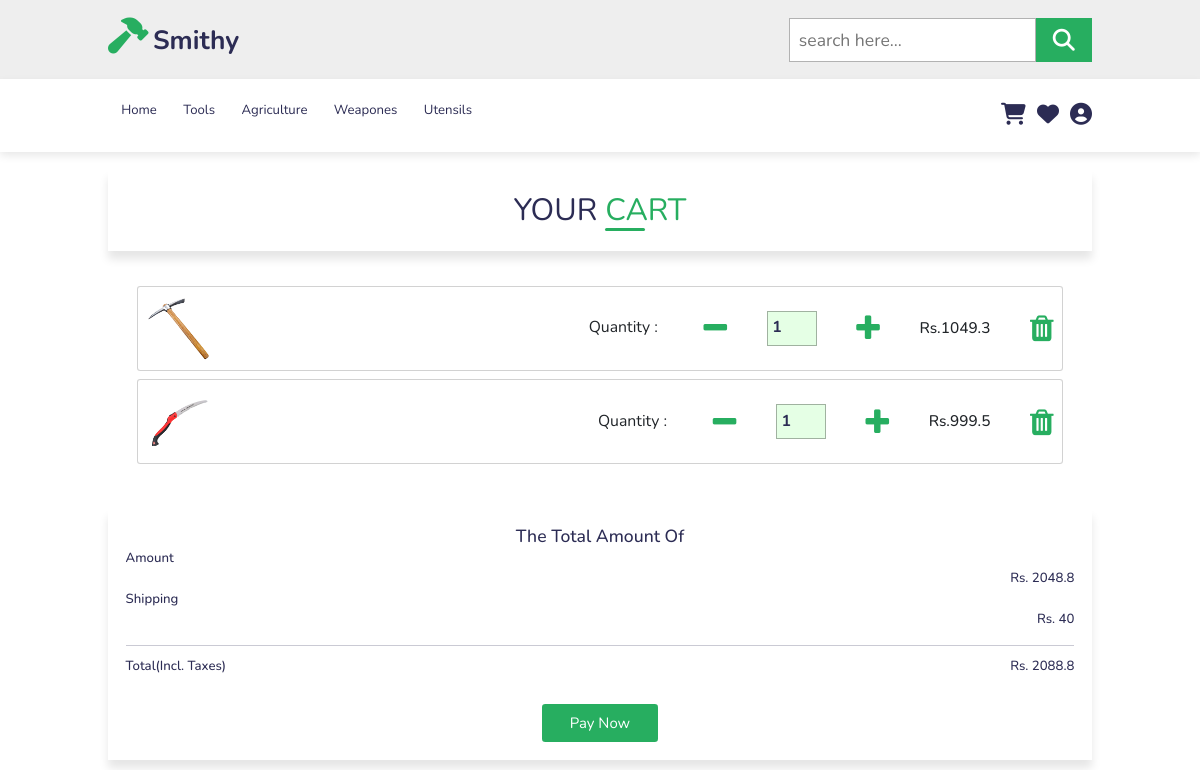
The app's page /cart/ (signed in) with its own data.
### cart/models.py (models this page shows, shortened)
class Cart (models.Model):
    user = models. ForeignKey (User, on_delete=models.CASCADE)
    product = models. ForeignKey (Product, on_delete=models.CASCADE)
    quantity = models.PositiveIntegerField(default=1)

### shop/models.py (models this page shows, shortened)
class Product(models.Model):
    title = models.CharField(max_length=100)
    price = models.FloatField(default=0)
    discount = models.IntegerField(default=0)
    discounted_price = models.FloatField(default=0)
    description = models.TextField(blank= True, null=True, unique = True)
    category = models.CharField(max_length=100)
    product_image = models.ImageField(upload_to='static/image/')
    quantity=models.IntegerField(default=1)
    seller = models.CharField(default='NA',max_length=100)
    seller_email = models.CharField(default='NA',max_length=100)
    @property
    def discounted_price(self):
        discount_amount = (self.price * self.discount) / 100
        discounted_price = self.price - discount_amount
        return discounted_price

### shop/views.py (the view)
# urls.py: path('cart/',views.show_cart,name='showcart'),
def show_cart(request):
    user=request.user
    cart= Cart.objects.filter(user=user)
    amount = 0
    shiping_amount = 40
    l= len(cart)
    for p in cart:
        value = p.quantity * p.product.discounted_price
        amount = amount + value
    totalamount = amount + shiping_amount
    return render(request,'shop/cart.html',locals())

### shop/templates/shop/cart.html (shortened to what this page needs)
{% extends 'base.html' %} {% load static %} {% block content %}
<section>
  {% if l == 0 %}
  <div class="heading">Your <span class="title">Cart</span> is Empty .</div>
  {% else %}
  <div class="heading">
    Your
    <span class="title">Cart</span>
  </div>
  <div class="row">
    <div class="overflow-scroll" style="max-height: 400px">
      {% for item in cart %}
      <div class="card mb-3">
        <div class="card-body">
          <div class="d-flex justify-content-between">
            <div class="d-flex flex-row align-items-center">
              <div>
                <a href="{% url 'shop:product_details' item.product.id %}" >
                <img
                  src="/{{item.product.product_image}}"
                  class="img-fluid rounded-3"
                  alt="Shopping item"
                  style="width: 65px"
                />
              </a>
              </div>
            </div>
            <div class="d-flex align-items-center">
              <div class="quantity d-flex align-items-center">
                <span>quantity : </span>
                <form
                  action="{% url 'shop:decrease_quantity' item.id %}"
                  method="post"
                  style="display: inline"
                >
                  <button  type="submit"><i class="delete_btn fa fa-minus" style="font-size: 30px; background: white"></i></button>
                </form>
                <input type="number" style="width:50px" value="{{item.quantity}}" />
                <form
                  action="{% url 'shop:increase_quantity' item.id %}"
                  method="post"
                  style="display: inline"
                >
                  <button type="submit"><i class="delete_btn fa fa-plus" style="font-size: 30px; background: white"></i></button>
                </form>
              </div>
              <div class="price">
                <h3 class="mb-0">
                  Rs.<span>{{item.product.discounted_price}}</span>
                </h3>
              </div>
              <form action="/delete-from-cart">
                <button type="submit">
                  <i class="delete_btn fa fa-trash" style="font-size: 30px; background: white"></i>
                </button>
              </form>
            </div>
          </div>
        </div>
      </div>
      {% endfor %}
    </div>
  </div>
  <div class="heading">
    <div class="card-body">
      <h2>The total amount of</h2>
      <div class="d-flex justify-content-start align-items-center">
        <h4>Amount</h4>
      </div>
      <div class="d-flex justify-content-end align-items-center">
        <h4>Rs. {{amount}}</h4>
      </div>
      <div class="d-flex justify-content-start align-items-center">
        <h4>Shipping</h4>
      </div>
      <div class="d-flex justify-content-end align-items-center">
        <h4>Rs. {{shiping_amount}}</h4>
      </div>
      <hr class="my-4" />
      <div class="d-flex justify-content-between mb-4">
        <h4 class="mb-2">Total(Incl. taxes)</h4>
        <h4 class="mb-2">Rs. {{totalamount}}</h4>
      </div>
    </div>
    <a href="{% url 'shop:payment' %}" class="btn">Pay Now</a>
  </div>
  {% endif %}
</section>
{% endblock %}

### shop/static/shop/style.css (style rules this page uses)
:root { --green: #27ae60; --black: #2c2c54; }
* { font-family: 'Nunito', sans-serif; margin: 0; padding: 0; box-sizing: border-box; outline: none; border: none; text-decoration: none; text-transform: capitalize; transition: all .2s linear; }
html { font-size: 62.5%; overflow-x: hidden; scroll-padding-top: 6.5rem; scroll-behavior: smooth; }
a { text-decoration: none; }
section { padding: 2rem 9%; }
.btn { display: inline-block; margin-top: 1rem; background: var(--green); color: #fff; padding: .8rem 3rem; font-size: 1.7rem; text-align: center; cursor: pointer; }
.heading { text-align: center; color: var(--black); text-transform: uppercase; padding: 1rem; font-size: 3.5rem; padding-bottom: 2rem; }
.heading span { color: var(--green); text-transform: uppercase; }
@media (max-width:1200px) { html { font-size: 55%; } }

### shop/static/shop/cart.css (style rules this page uses)
:root { --green: #27ae60; --black: #2c2c54; }
.btn { background-color: #27ae60; }
* { font-family: 'Nunito', sans-serif; margin: 0; padding: 0; box-sizing: border-box; outline: none; border: none; text-decoration: none; text-transform: capitalize; transition: all .2s linear; }
html { font-size: 62.5%; overflow-x: hidden; scroll-padding-top: 6.5rem; scroll-behavior: smooth; }
.heading { padding: 2rem; box-shadow: 0 1rem 1rem rgba(0, 0, 0, .1); text-align: center; color: var(--black); font-size: 3.5rem; }
.heading span { position: relative; color: var(--green); }
.heading .title::before { content: ''; position: absolute; left: 0; bottom: 0; height: 3px; width: 40px; background-color: #27ae60; border-radius: 25px; }
.overflow-scroll,.row { padding: 2rem; }
.delete_btn { color: var(--green); }
.quantity { display: flex; }
.d-flex { gap: 4.5rem; }
.quantity span { display: flex; align-items: center; justify-content: center; padding-top: 1rem; font-size: 1.8rem; padding: 0 .7rem; }
.quantity input { border: .1rem solid rgba(0, 0, 0, .3); font-size: 1.8rem; font-weight: bolder; color: var(--black); padding: .5rem; background: rgba(0, 255, 0, .1); }
@media (max-width:1200px) { html { font-size: 55%; } }

### records on screen
Cart: product.product_image (picture), quantity "1", product.discounted_price "1049.3"
Cart: product.product_image (picture), quantity "1", product.discounted_price "999.5"

### other values on screen
{{ amount }} "2048.8"
{{ shiping_amount }} "40"
{{ totalamount }} "2088.8"
